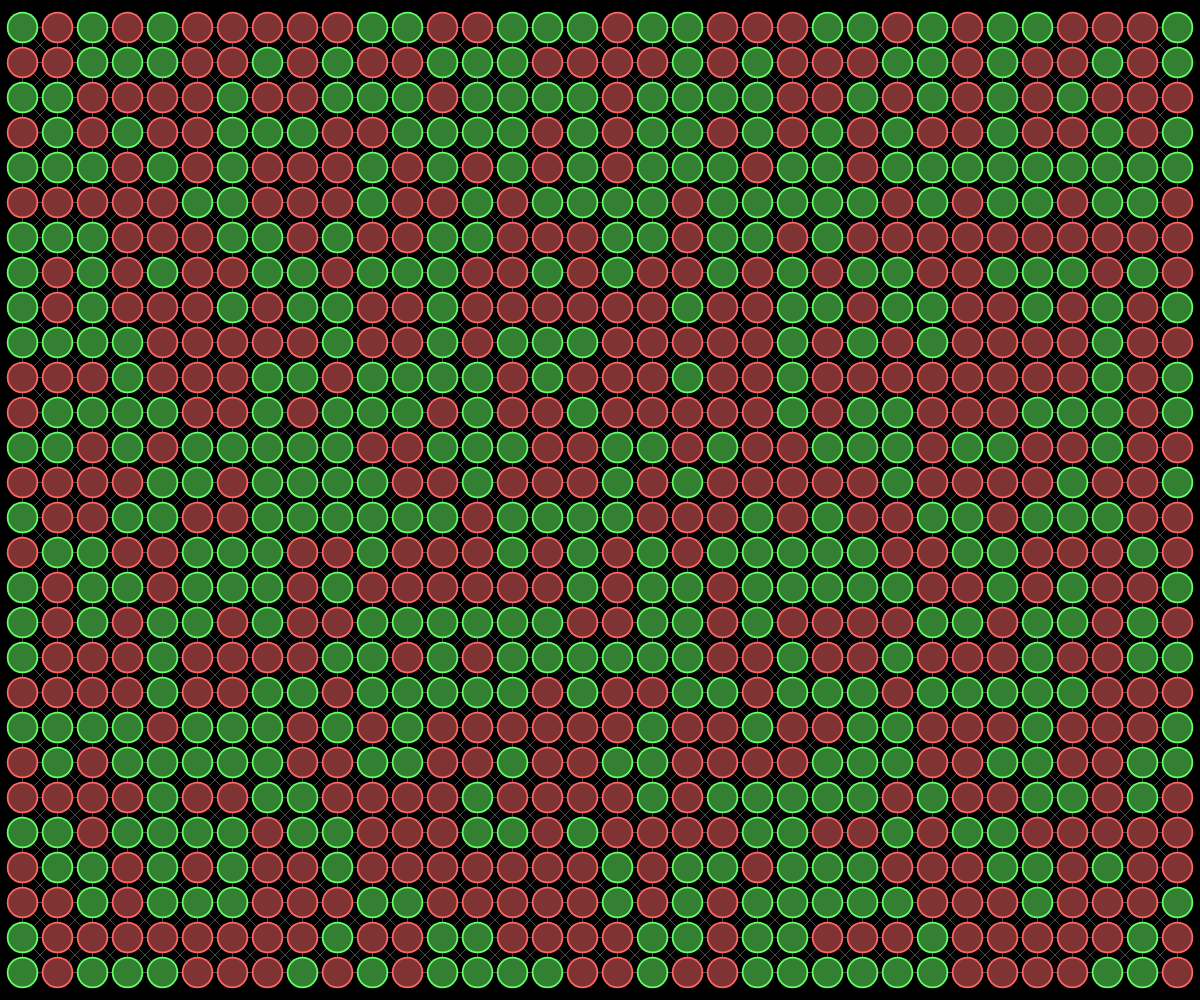
Frame 1 (no input)
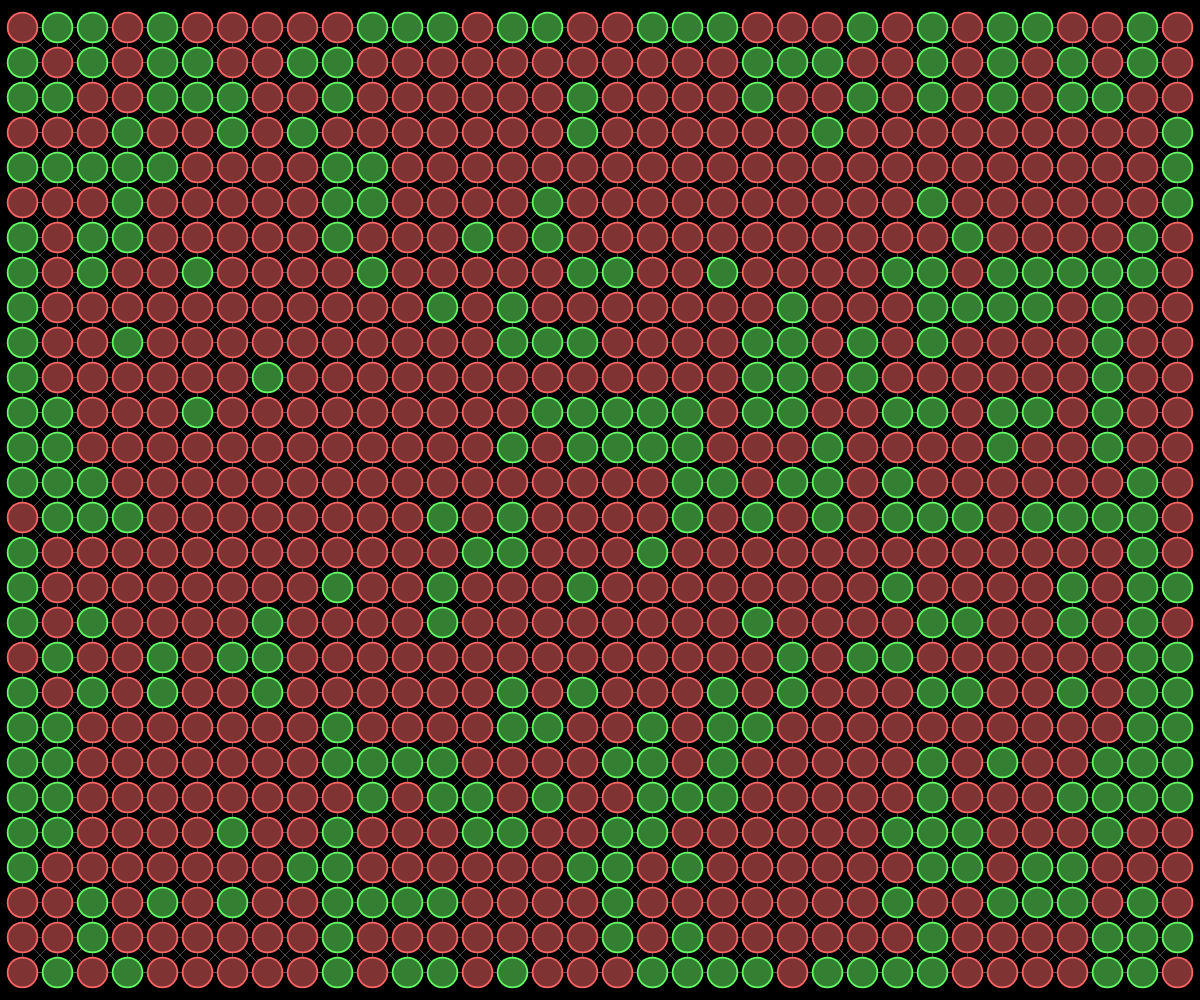
Frame 60 (no input)
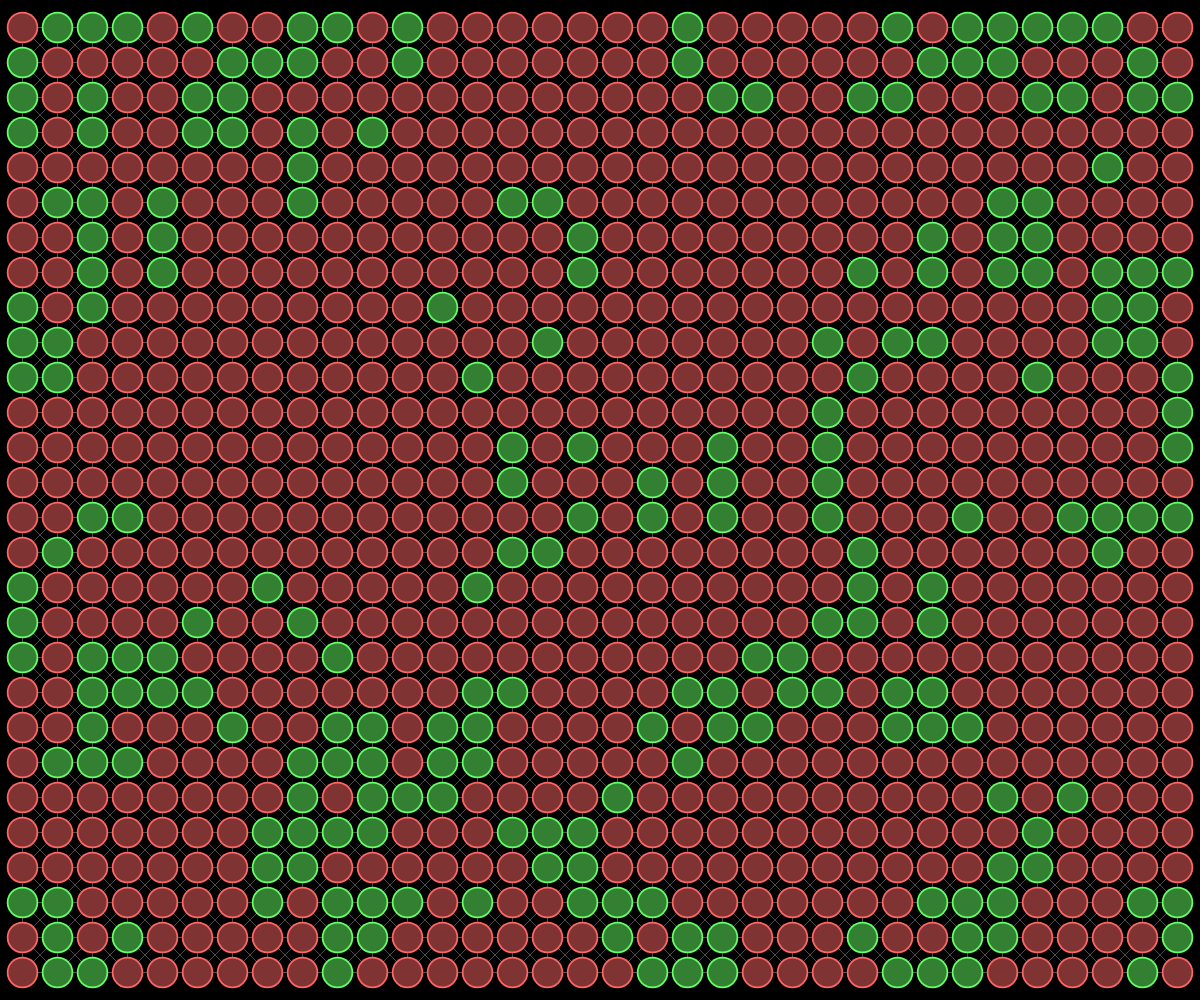
Frame 120 (the mouse pressed at the canvas centre since frame 60)

The p5.js sketch that drew these frames (run headless with seeded random() and noise() and a simulated clock; from frame 60 on, the mouse is pressed at the canvas centre):

// p5.js sketch
// ── sketch.js
var colorOn = "#6f6";
var colorOff = "#f66";

var d = 35;
var timer = 0;

var rows, cols, n;
var cells = [];
var tx, ty;

var paused = false;

function setup() {

  createCanvas(windowWidth, windowHeight);
  createCells();
  resetStates();

}


function draw() {


  // black background
  background(0);

  // draw connections between cells
  for (var i = 0; i < cells.length; i++) {
    cells[i].drawConnections();
  }

  // draw cells
  for (i = 0; i < cells.length; i++) {
    cells[i].draw();
  }
  // user interaction
  if (mouseIsPressed) {
    for (var i = 0; i < cells.length; i++) {
      if (cells[i].inside(mouseX, mouseY)) {
        cells[i].setState(true);
      }
    }
  }

  // update every 500 milliseconds
  if (!paused && millis() - timer > 500) {
    step();
    timer = millis();
  };



}


function step() {

  // update future state
  for (var i = 0; i < cells.length; i++) {
    cells[i].updateFutureState();
  }

  // update cells
  for (i = 0; i < cells.length; i++) {
    cells[i].update();
  }
}


function keyTyped() {

  switch (key) {
    case 'r':
      resetStates();
      break;
    case 'c':
      clearStates();
      break;
    case ' ':
      paused = !paused;
      break;
  }
  
}


function windowResized() {
  resizeCanvas(windowWidth, windowHeight);
  createCells();
  resetStates();
}


// random init
function resetStates() {
  for (var i = 0; i < cells.length; i++) {
    cells[i].setState(random() > 0.5);
  }
}


// random init
function clearStates() {
  for (var i = 0; i < cells.length; i++) {
    cells[i].setState(false);
  }
}


function resetPositions() {
  for (var i = 0; i < cells.length; i++) {
    cells[i].resetPositon();
  }
}


function createCells() {

  cells = [];

  // border size  
  tx = (width % d) / 2;
  ty = (height % d) / 2;

  // get number of cells based on cell size
  rows = int(height / d);
  cols = int(width / d);
  n = rows * cols;

  // create cells
  for (var i = 0; i < n; i++) {
    cells[i] = new Cell(d, i % cols, int(i / cols));
  }

  // connect cells
  for (i = 0; i < n; i++) {
    cells[i].connect();
  }

}


function Cell(d, xgrid, ygrid) {

  this.d = d;
  this.xgrid = xgrid;
  this.ygrid = ygrid;

  this.state = false;

  this.resetPosition();

}


Cell.prototype.setState = function(state) {
  this.state = this.futureState = state;
};


Cell.prototype.connect = function() {
  this.neighbors = this.getNeighbors();
};


Cell.prototype.drawConnections = function() {

  var d1 = this.d * 0.5;
  var t = d1;

  // draw connections

  var n = this.neighbors.length;

  for (var i = 0; i < n; i++) {
    var neighbor = this.neighbors[i];
    stroke(100);
    strokeWeight(0.5);
    line(this.x, this.y, neighbor.x, neighbor.y);
  }

};


Cell.prototype.draw = function() {

  var d1 = this.d * 0.9;
  var d2 = this.d * 0.8;
  var t = this.d * 0.5;

  // set color based on state
  var c1 = colorOff;
  if (this.state === true) {
    c1 = colorOn;
  }

  // a slightly darker color
  var c2 = lerpColor(color(c1), color(0), 0.5);

  // draw the cell itself
  noStroke();

  fill(c1);
  ellipse(this.x, this.y, d1, d1);

  fill(c2);
  ellipse(this.x, this.y, d2, d2);

};


Cell.prototype.resetPosition = function() {

  // reset screen position
  this.x = tx + (this.xgrid + 0.5) * this.d;
  this.y = ty + (this.ygrid + 0.5) * this.d;

};


Cell.prototype.getNeighbors = function() {

  // get coordinates of the neighborhood
  var xleft = max(this.xgrid - 1, 0);
  var xright = min(this.xgrid + 1, cols - 1);
  var ytop = max(this.ygrid - 1, 0);
  var ybottom = min(this.ygrid + 1, rows - 1);

  // array of neighbors
  var neighbors = [];

  // add all neighbors to the array
  for (var y = ytop; y <= ybottom; y++) {
    for (var x = xleft; x <= xright; x++) {
      var idx = y * cols + x;
      if (!(x == this.xgrid && y == this.ygrid)) {
        neighbors.push(cells[y * cols + x]);
      }
    }
  }

  // return them
  return neighbors;

};


Cell.prototype.updateFutureState = function() {

  var n = this.neighbors.length;
  var alife = 0;

  // count neighbors that are alife
  for (var i = 0; i < n; i++) {
    if (this.neighbors[i].state === true) {
      alife += 1;
    }
  }

  // game of life rule
  if (this.state === true) {
    // die of lonleyness or over population
    if (alife < 2 || alife > 3) {
      this.futureState = false;
    }
  } else {
    // birth
    if (alife == 3) {
      this.futureState = true;
    }
  }

};


Cell.prototype.update = function() {
  this.state = this.futureState;
};


Cell.prototype.inside = function(x, y) {
  return dist(this.x, this.y, mouseX, mouseY) < d / 2;
}
